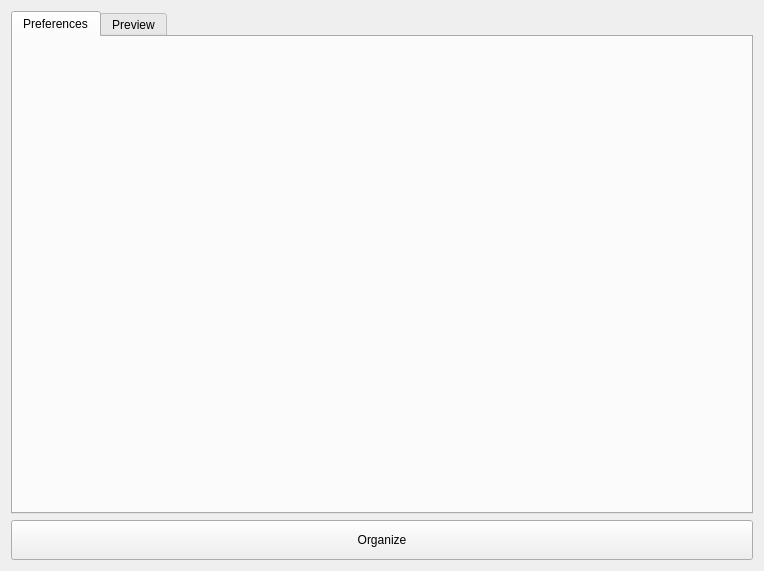
<?xml version="1.0" encoding="UTF-8"?>
<ui version="4.0">
 <class>LibraryWindow</class>
 <widget class="QWidget" name="LibraryWindow">
  <property name="geometry">
   <rect>
    <x>0</x>
    <y>0</y>
    <width>764</width>
    <height>571</height>
   </rect>
  </property>
  <property name="windowTitle">
   <string>Library</string>
  </property>
  <layout class="QGridLayout" name="gridLayout_2">
   <property name="sizeConstraint">
    <enum>QLayout::SetDefaultConstraint</enum>
   </property>
   <item row="1" column="0">
    <widget class="QPushButton" name="buttonOrganize">
     <property name="sizePolicy">
      <sizepolicy hsizetype="Preferred" vsizetype="Fixed">
       <horstretch>0</horstretch>
       <verstretch>0</verstretch>
      </sizepolicy>
     </property>
     <property name="minimumSize">
      <size>
       <width>0</width>
       <height>40</height>
      </size>
     </property>
     <property name="text">
      <string>Organize</string>
     </property>
    </widget>
   </item>
   <item row="0" column="0">
    <widget class="QTabWidget" name="viewLibrary">
     <property name="sizePolicy">
      <sizepolicy hsizetype="Preferred" vsizetype="Preferred">
       <horstretch>0</horstretch>
       <verstretch>0</verstretch>
      </sizepolicy>
     </property>
     <property name="tabPosition">
      <enum>QTabWidget::North</enum>
     </property>
     <property name="currentIndex">
      <number>0</number>
     </property>
     <property name="elideMode">
      <enum>Qt::ElideMiddle</enum>
     </property>
     <property name="usesScrollButtons">
      <bool>false</bool>
     </property>
     <property name="documentMode">
      <bool>false</bool>
     </property>
     <property name="tabsClosable">
      <bool>false</bool>
     </property>
     <property name="movable">
      <bool>false</bool>
     </property>
     <widget class="QWidget" name="tabPreferences">
      <attribute name="title">
       <string>Preferences</string>
      </attribute>
      <attribute name="toolTip">
       <string>Specify how you'd like your music to be organized</string>
      </attribute>
      <layout class="QGridLayout" name="gridLayout_3">
       <property name="margin">
        <number>0</number>
       </property>
       <item row="0" column="0">
        <widget class="QStackedWidget" name="viewPreferences"/>
       </item>
      </layout>
     </widget>
     <widget class="QWidget" name="tabPreview">
      <attribute name="title">
       <string>Preview</string>
      </attribute>
      <attribute name="toolTip">
       <string>Take a look at how your library will look like after organizing without actually doing it</string>
      </attribute>
      <layout class="QGridLayout" name="gridLayout">
       <item row="0" column="0">
        <widget class="QStackedWidget" name="viewPreview"/>
       </item>
      </layout>
     </widget>
    </widget>
   </item>
  </layout>
 </widget>
 <resources/>
 <connections/>
</ui>
